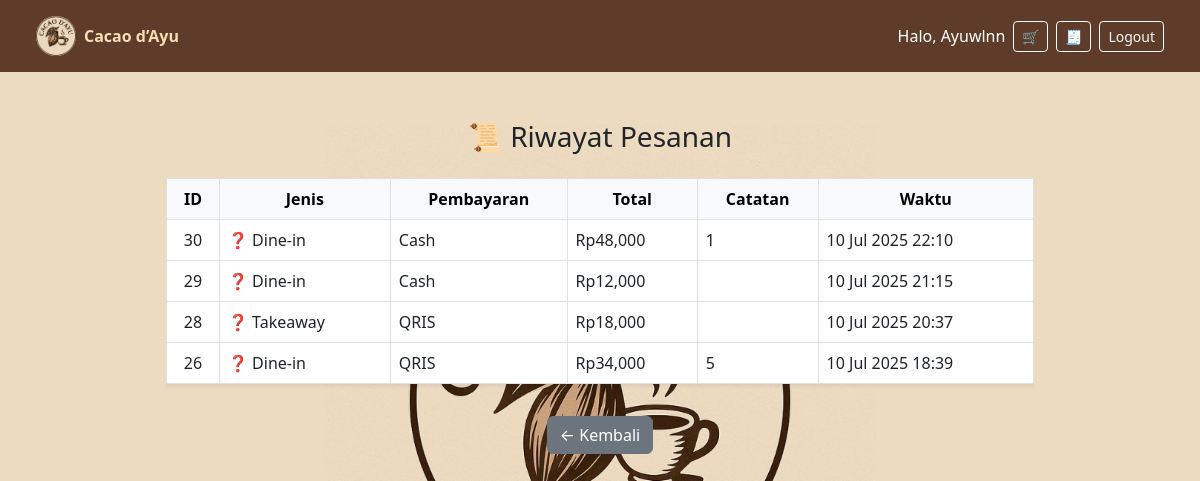
The app's page /history.php (signed in) with its own data.
### tables this page shows
CREATE TABLE `transactions` (
  `id` int(11) NOT NULL,
  `user_id` int(11) DEFAULT NULL,
  `table_id` int(11) DEFAULT NULL,
  `payment_id` int(11) DEFAULT NULL,
  `order_type` enum('Dine-in','Takeaway','Delivery') DEFAULT NULL,
  `total` int(11) DEFAULT NULL,
  `note` varchar(255) DEFAULT NULL,
  `created_at` datetime DEFAULT current_timestamp()
);

CREATE TABLE `payments` (
  `id` int(11) NOT NULL,
  `method` varchar(50) DEFAULT NULL
);

### src/history.php (the view, shortened to what this page needs)
<?php
include 'koneksi.php';
$user_id = $_SESSION['user']['id'];
$data = mysqli_query($conn, "SELECT t.id, t.total, t.order_type, t.note, p.method, t.created_at FROM transactions t JOIN payments p ON t.payment_id = p.id WHERE t.user_id = $user_id ORDER BY t.created_at DESC");
?>
<!DOCTYPE html>
<html lang="id">
<head>
  <link href="https://cdn.jsdelivr.net/npm/bootstrap@5.3.0/dist/css/bootstrap.min.css" rel="stylesheet">
</head>
<body class="bg-light">
<?php include 'navbar_user.php'; ?>
<div class="container-fluid py-4 px-3 mt-3 container-riwayat">
  <h3 class="mb-4 text-center">📜 Riwayat Pesanan</h3>
  <div class="table-responsive">
    <table class="table table-bordered table-hover bg-white shadow-sm">
      <thead class="table-light text-center">
        <tr>
          <th>ID</th>
          <th>Jenis</th>
          <th>Pembayaran</th>
          <th>Total</th>
          <th>Catatan</th>
          <th>Waktu</th>
        </tr>
      </thead>
      <tbody>
        <?php while ($r = mysqli_fetch_assoc($data)) {
          $ikon = match($r['order_type']) {
            'dine-in' => '🍽️',
            'takeaway' => '🥡',
            'delivery' => '🚚',
            default => '❓'
          };
        ?>
        <tr>
          <td class="text-center"><?= $r['id'] ?></td>
          <td><?= $ikon . ' ' . ucfirst($r['order_type']) ?></td>
          <td><?= $r['method'] ?></td>
          <td>Rp<?= number_format($r['total']) ?></td>
          <td class="text-break"><?= $r['note'] ?></td>
          <td><?= date("d M Y H:i", strtotime($r['created_at'])) ?></td>
        </tr>
        <?php } ?>
      </tbody>
    </table>
  </div>
  <div class="text-center mt-3">
    <a href="home.php" class="btn btn-secondary">← Kembali</a>
  </div>
</div>
</body>
</html>

### src/navbar_user.php (shortened to what this page needs)
<nav class="navbar navbar-expand-lg navbar-dark px-4 py-3" style="background-color: #5e3c29;">
  <div class="container-fluid">
    <img src="uploads/bg.home().png" alt="Cacao d’Ayu" style="height: 40px; width: 40px; margin-right: 8px; object-fit: cover; border-radius: 50%;">
    <span style="font-weight: bold; color: #f5deb3">Cacao d’Ayu</span>
    <div class="d-flex align-items-center gap-2 text-white">
      <span>Halo, <?= $_SESSION['user']['username'] ?></span>
      <a href="cart.php" class="btn btn-outline-light btn-sm">🛒</a>
      <a href="history.php" class="btn btn-outline-light btn-sm">🧾</a>
      <a href="logout.php" class="btn btn-outline-light btn-sm">Logout</a>
    </div>
  </div>
</nav>
<div class="content-wrapper">
</div>

### src/history.php (style rules this page uses)
body { background-color: #f8f9fa; }
.container-riwayat { max-width: 900px; margin: auto; }

### src/navbar_user.php (style rules this page uses)
body { background: url('uploads/logo.png') no-repeat center center fixed; background-size: cover; margin: 0; }
nav.navbar { position: fixed; top: 0; width: 100%; z-index: 1000; }
.content-wrapper { padding-top: 80px; }

### records on screen
transactions: id "30", order_type "❓", order_type "Dine-in", payment.method "Cash", total "48,000", note "1", created_at "10 Jul 2025 22:10"
transactions: id "29", order_type "❓", order_type "Dine-in", payment.method "Cash", total "12,000", created_at "10 Jul 2025 21:15"
transactions: id "28", order_type "❓", order_type "Takeaway", payment.method "QRIS", total "18,000", created_at "10 Jul 2025 20:37"
transactions: id "26", order_type "❓", order_type "Dine-in", payment.method "QRIS", total "34,000", note "5", created_at "10 Jul 2025 18:39"

### other values on screen
$_SESSION['user']['username'] "Ayuwlnn"
